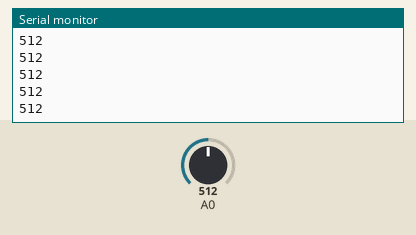
Bench run of a sketch on a simulated Arduino Uno, built with avr-gcc and run on an emulated ATmega328P. Shown: the last lines printed to the serial monitor. Inputs (shaded band) come from the test bench; at power-on: A0 = 512.

Above: at 1.2 s.
1.3 s: A0 set to 716
At 2.2 s:
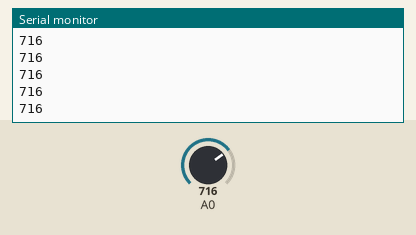
2.8 s: A0 set to 900
At 3.4 s:
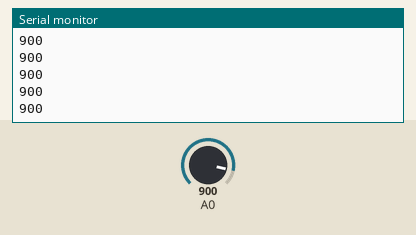
Timing chart, 0 to 5.8 s (numbered marks = the images above; inputs shaded):
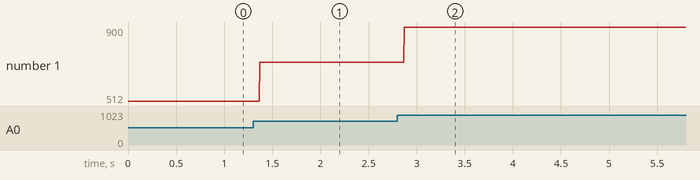

The sketch:

CO2.ino
```cpp
#include "GeneralAnalogSensor.h"

GeneralAnalogSensor CO2;

void setup()
{
    Serial.begin(9600);
    CO2.setPin(A0,INPUT);
}

void loop()
{
    Serial.println(CO2.getValue());
}
```

GeneralAnalogSensor.cpp
```cpp
#include <Arduino.h>
#include "GeneralAnalogSensor.h"

GeneralAnalogSensor::GeneralAnalogSensor()
{

}

GeneralAnalogSensor::~GeneralAnalogSensor()
{

}

void GeneralAnalogSensor::setPin(uint8_t pin, uint8_t mode)
{
    this->_pin = pin;
    pinMode(pin,mode);
}

int GeneralAnalogSensor::getValue()
{
    return analogRead(this->_pin);
}

void GeneralAnalogSensor::setValue(int value)
{
    analogWrite(this->_pin,value);
}
```

GeneralAnalogSensor.h
```cpp
#ifndef _GENERALANALOGSENSOR_H_
#define _GENERALANALOGSENSOR_H_


class GeneralAnalogSensor
{
public:
    GeneralAnalogSensor();
    ~GeneralAnalogSensor();
public:
    void setPin(uint8_t pin, uint8_t mode);
    int getValue();
    void setValue(int value);

private:
    uint8_t _pin;
};


#endif
```

Measured:
- after the input at 1.3 s, the serial monitor: prints a new line after 0.07 s (image 1)
- after the input at 2.8 s, the serial monitor: prints a new line after 0.07 s (image 2)
- plotted number 1: 512 → 716 after the input at 1.3 s, 716 → 900 after the input at 2.8 s
